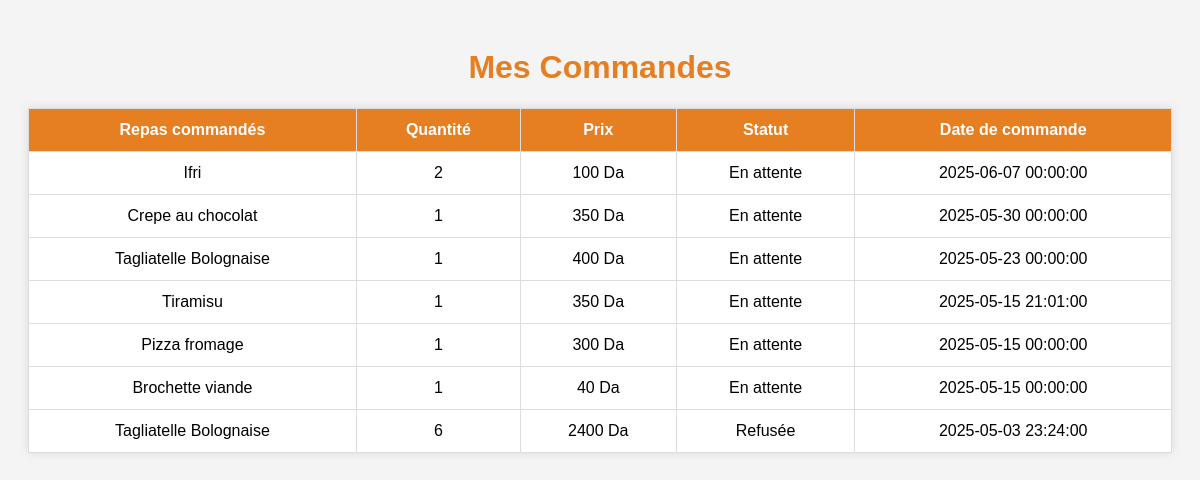
The page /View/commandspclient.php (signed in) on the database its author committed.
### tables this page shows
CREATE TABLE `commandes` (
  `id_commande` int(11) NOT NULL,
  `date_commande` datetime DEFAULT NULL,
  `paiement` varchar(50) DEFAULT NULL,
  `statut` enum('En attente','Validée','Refusée') DEFAULT 'En attente',
  `id_client` int(11) DEFAULT NULL,
  `id_repas` int(11) DEFAULT NULL,
  `Qauntite` int(100) NOT NULL,
  `prix` double NOT NULL,
  `session_active` tinyint(1) DEFAULT 1
);

CREATE TABLE `repas` (
  `id_repas` int(11) NOT NULL,
  `nom` varchar(255) NOT NULL,
  `description` varchar(255) NOT NULL,
  `prix` double NOT NULL,
  `disponibilte` tinyint(1) NOT NULL,
  `quantite` int(11) NOT NULL,
  `image` varchar(255) NOT NULL,
  `category` enum('boisson','sucré','grille','pizza','pasta') NOT NULL
);

### View/commandspclient.php (the view, shortened to what this page needs)
<?php
include '../background/db_connect.php';
$id_client = $_SESSION['user']['id'];
$sql = "SELECT
          r.nom AS repas_commandes,
          c.Qauntite,
          c.prix,
          c.statut,
          c.date_commande
        FROM commandes c
        INNER JOIN client cl ON c.id_client = cl.id_client
        INNER JOIN repas r ON c.id_repas = r.id_repas
        WHERE c.id_client ='$id_client'
        ORDER BY c.date_commande DESC";
$result = $conn->query($sql);
?>
<!DOCTYPE html>
<html lang="fr">
<head>
</head>
<body>
    <h1>Mes Commandes</h1>
    <table>
        <thead>
            <tr>
                <th>Repas commandés</th>
                <th>Quantité</th>
                <th>Prix</th>
                <th>Statut</th>
                <th>Date de commande</th>
            </tr>
        </thead>
        <tbody>
            <?php if ($result && $result->num_rows > 0): ?>
                <?php while ($row = $result->fetch_assoc()): ?>
                    <tr>
                        <td><?= htmlspecialchars($row['repas_commandes']) ?></td>
                        <td><?= htmlspecialchars($row['Qauntite']) ?></td>
                        <td><?= htmlspecialchars($row['prix']) ?> Da</td>
                        <td><?= htmlspecialchars($row['statut']) ?></td>
                        <td><?= htmlspecialchars($row['date_commande']) ?></td>
                    </tr>
                <?php endwhile; ?>
            <?php else: ?>
                <tr><td colspan="4">Aucune commande trouvée.</td></tr>
            <?php endif; ?>
        </tbody>
    </table>
</body>
</html>

### View/commandspclient.php (style rules this page uses)
body { font-family: Arial; padding: 20px; background: #f4f4f4; }
h1 { color: #e67e22; text-align: center; }
table { width: 100%; border-collapse: collapse; background: white; box-shadow: 0 0 10px rgba(0,0,0,0.1); }
th, td { padding: 12px; border: 1px solid #ddd; text-align: center; }
th { background-color: #e67e22; color: white; }

### rows shown on the page
commandes: id_repas.nom "Ifri", Qauntite "2", prix "100", statut "En attente", date_commande "2025-06-07 00:00:00"
commandes: id_repas.nom "Crepe au chocolat", Qauntite "1", prix "350", statut "En attente", date_commande "2025-05-30 00:00:00"
commandes: id_repas.nom "Tagliatelle Bolognaise", Qauntite "1", prix "400", statut "En attente", date_commande "2025-05-23 00:00:00"
commandes: id_repas.nom "Tiramisu", Qauntite "1", prix "350", statut "En attente", date_commande "2025-05-15 21:01:00"
commandes: id_repas.nom "Pizza fromage", Qauntite "1", prix "300", statut "En attente", date_commande "2025-05-15 00:00:00"
commandes: id_repas.nom "Brochette viande", Qauntite "1", prix "40", statut "En attente", date_commande "2025-05-15 00:00:00"
commandes: id_repas.nom "Tagliatelle Bolognaise", Qauntite "6", prix "2400", statut "Refusée", date_commande "2025-05-03 23:24:00"
